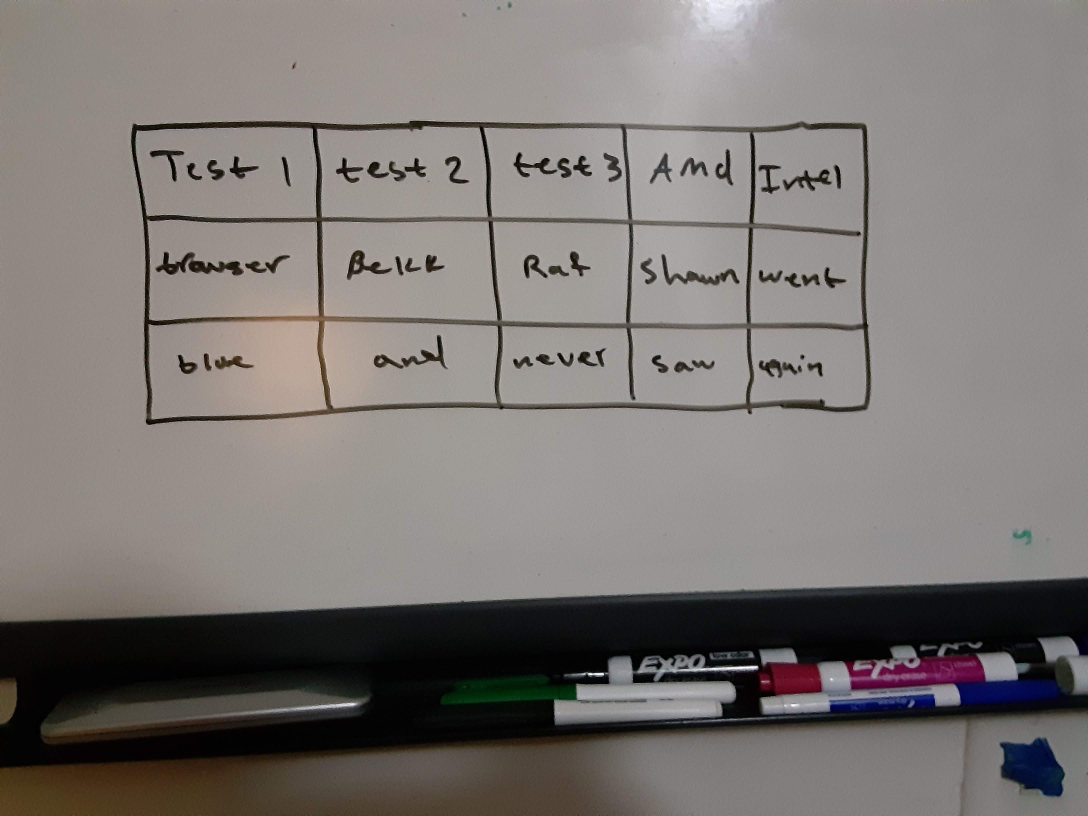
#> input picture final_project/Table.jpg, 3264 x 2448 px, found by its file name (shown at 1/3 size)
$ jupyter execute 'Shape Detection.ipynb'
#> lines starting #> are read from the running program, lines starting #| are printed output that depends on the picture; after the words box and inside, x2 and y2 are one past the last pixel; in counts of white or black regions, pixels touching at a corner belong together; long printed decimals are rounded
[cell 1]
import cv2
import imutils
import numpy as np
from matplotlib import pyplot as plt
import random
font = cv2.FONT_HERSHEY_COMPLEX

[cell 2]
def pre_process_image(img, skip_dilate=False):
    """Uses a blurring function, adaptive thresholding and dilation to expose the main features of an image."""

    # Gaussian blur with a kernal size (height, width) of 9.
    # Note that kernal sizes must be positive and odd and the kernel must be square.
    proc = cv2.GaussianBlur(img.copy(), (9, 9), 0)

    # Adaptive threshold using 11 nearest neighbour pixels
    proc = cv2.adaptiveThreshold(proc, 255, cv2.ADAPTIVE_THRESH_GAUSSIAN_C, cv2.THRESH_BINARY, 11, 2)

    # Invert colours, so gridlines have non-zero pixel values.
    # Necessary to dilate the image, otherwise will look like erosion instead.
    proc = cv2.bitwise_not(proc, proc)

    if(not skip_dilate):
        # Dilate the image to increase the size of the grid lines.
        kernel = np.array([[0., 1., 0.], [1., 1., 1.], [0., 1., 0.]])
        proc = cv2.dilate(proc, kernel)

    return proc

[cell 3]
def distance_between(p1, p2):
    """Returns the scalar distance between two points"""
    a = p2[0] - p1[0]
    b = p2[1] - p1[1]
    return np.sqrt((a ** 2) + (b ** 2))


def crop_and_warp(img, crop_rect):
    """Crops and warps a rectangular section from an image into a square of similar size."""
    img = img.copy()
    # Rectangle described by top left, top right, bottom right and bottom left points
    top_left, top_right, bottom_right, bottom_left = crop_rect[0], crop_rect[1], crop_rect[2], crop_rect[3]

    # Explicitly set the data type to float32 or `getPerspectiveTransform` will throw an error
    src = np.array([top_left, top_right, bottom_right, bottom_left], dtype='float32')

    # Get the longest side in the rectangle
    side = max([
        distance_between(bottom_right, top_right),
        distance_between(top_left, bottom_left),
        distance_between(bottom_right, bottom_left),
        distance_between(top_left, top_right)
    ])

    # Describe a square with side of the calculated length, this is the new perspective we want to warp to
    dst = np.array([[0, 0], [side - 1, 0], [side - 1, side - 1], [0, side - 1]], dtype='float32')

    # Gets the transformation matrix for skewing the image to fit a square by comparing the 4 before and after points
    m = cv2.getPerspectiveTransform(src, dst)

    # Performs the transformation on the original image
    return cv2.warpPerspective(img, m, (int(side) + 100, int(side) + 100))

[cell 4]
import operator

def find_corners(polygon):
    # Use of `operator.itemgetter` with `max` and `min` allows us to get the index of the point
    # Each point is an array of 1 coordinate, hence the [0] getter, then [0] or [1] used to get x and y respectively.

    # Bottom-right point has the largest (x + y) value
    # Top-left has point smallest (x + y) value
    # Bottom-left point has smallest (x - y) value
    # Top-right point has largest (x - y) value
    bottom_right, _ = max(enumerate([pt[0][0] + pt[0][1] for pt in polygon]), key=operator.itemgetter(1))
    top_left, _ = min(enumerate([pt[0][0] + pt[0][1] for pt in polygon]), key=operator.itemgetter(1))
    bottom_left, _ = min(enumerate([pt[0][0] - pt[0][1] for pt in polygon]), key=operator.itemgetter(1))
    top_right, _ = max(enumerate([pt[0][0] - pt[0][1] for pt in polygon]), key=operator.itemgetter(1))
    # Return an array of all 4 points using the indices
    # Each point is in its own array of one coordinate
    return [polygon[top_left][0], polygon[top_right][0], polygon[bottom_right][0], polygon[bottom_left][0]]

def find_corners_of_largest_polygon(img):
    """Finds the 4 extreme corners of the largest contour in the image."""
    contours, _ = cv2.findContours(img.copy(), cv2.RETR_EXTERNAL, cv2.CHAIN_APPROX_SIMPLE)  # Find contours
    contours = sorted(contours, key=cv2.contourArea, reverse=True)  # Sort by area, descending
    polygon = contours[0]  # Largest image
    return find_corners(polygon)

[cell 5]
img = cv2.imread("/Users/bekkblando/Documents/github/computer_vision/final_project/Table.jpg", cv2.IMREAD_GRAYSCALE)
# _, threshold = # Binary adaptive threshold using 11 nearest neighbour pixels
processed = pre_process_image(img, True)
#> in pre_process_image, `proc = cv2.adaptiveThreshold(proc, 255, cv2.ADAPTIVE_THRESH_GAUSSIAN_C..`:
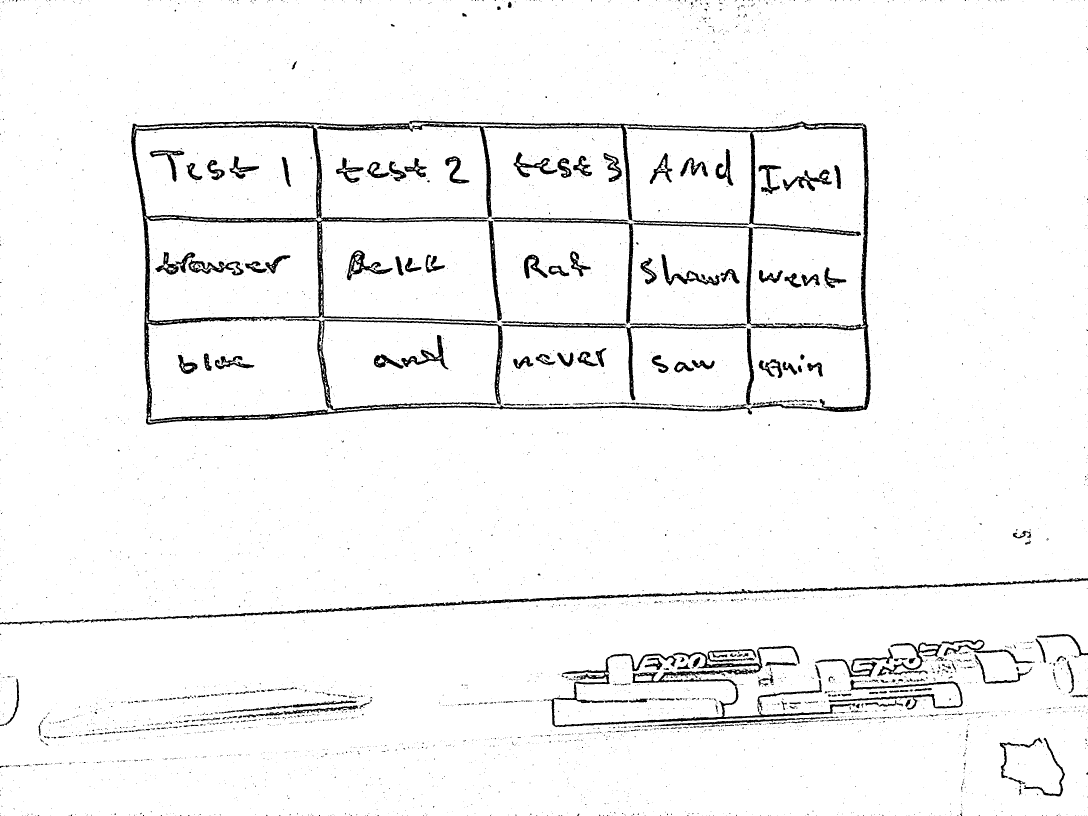
#> proc: shape (2448, 3264) (shown at 1/3 size); 95.8% white; 5365 black regions (4958 under 20 px), largest, box (x1, y1, x2, y2) and area: (393, 362, 2612, 1274) 123092, (1642, 1937, 2566, 2182) 23518, (248, 1734, 3264, 1868) 20467
ext_contours, _ = cv2.findContours(processed.copy(), cv2.RETR_EXTERNAL, cv2.CHAIN_APPROX_SIMPLE)
#> ext_contours = 4854 contours, 4604 with area under 20; largest, box (x1, y1, x2, y2) and area: (393, 362, 2612, 1274) 986013, (1642, 1937, 2566, 2182) 20840, (248, 1734, 3264, 1868) 17417, (1474, 652, 1900, 972) 6877, (1879, 969, 2240, 1201) 4794
contours, _ = cv2.findContours(processed.copy(), cv2.RETR_LIST, cv2.CHAIN_APPROX_SIMPLE)
#> contours = 6502 contours, 5965 with area under 20; largest, box (x1, y1, x2, y2) and area: (393, 362, 2612, 1274) 986013, (2103, 379, 2598, 987) 193171, (432, 647, 958, 964) 146611, (442, 952, 1011, 1270) 146508, (405, 380, 970, 666) 141786

processed = cv2.cvtColor(processed, cv2.COLOR_GRAY2RGB)

# Draw all of the contours on the image in 2px red lines
# all_contours = cv2.drawContours(processed, contours, -1, (255, 0, 0), 2)
ext_contours = sorted(ext_contours, key=cv2.contourArea, reverse=True)  # Sort by area, descending
largest = contours[0]  # Largest image
#> largest = [[3259, 2447]]
external_only = cv2.drawContours(processed, ext_contours[0], -1, (255, 0, 0), 2)

plt.imshow(processed)

# [plt.imshow(c[0], processed) for c in [('All Contours', all_contours), ('External Only', external_only)]]

[cell 6]
# [14 lines left out: function find_rectangles, not called in this run]

def draw_corners(img, corners):
    [cv2.circle(img, tuple(circle), 1, (255, 255, 0), 100) for circle in corners]

[cell 7]
img = cv2.imread('/Users/bekkblando/Documents/github/computer_vision/final_project/Table.jpg', cv2.IMREAD_GRAYSCALE)
processed = pre_process_image(img, True)
corners = find_corners_of_largest_polygon(processed)
#> in find_corners_of_largest_polygon, `contours, _ = cv2.findContours(img.copy(), cv2.RETR_EXTERNAL, cv2.CHAI..`: contours has the same summary as ext_contours outside find_corners_of_largest_polygon
#> in find_corners_of_largest_polygon, `polygon = contours[0]`: polygon = contour of 5819 points, box (x1, y1, x2, y2) (393, 362, 2612, 1274), area 986013
#> in find_corners, `bottom_right, _ = max(enumerate([pt[0][0] + pt[0][1] for pt in polygon..`: bottom_right = 4761
#> in find_corners, `top_left, _ = min(enumerate([pt[0][0] + pt[0][1] for pt in polygon]), ..`: top_left = 264
#> in find_corners, `bottom_left, _ = min(enumerate([pt[0][0] - pt[0][1] for pt in polygon]..`: bottom_left = 510
#> in find_corners, `top_right, _ = max(enumerate([pt[0][0] - pt[0][1] for pt in polygon]),..`: top_right = 5068
#> corners = [[399, 371], [2596, 375], [2597, 1229], [439, 1270]]

# See: https://gist.github.com/mineshpatel1/22e86200eee86ebe3e221343b26fc3f3#file-display_points-py
# cv2.drawContours(processed, corners, -1, (255, 0, 0), 2)
print(corners)
#| [array([399, 371], dtype=int32), array([2596,  375], dtype=int32), array([2597, 1229], dtype=int32), array([ 439, 1270], dtype=int32)]
# draw_corners(processed, corners)
corners = find_corners_of_largest_polygon(processed)
plt.imshow(processed)

[cell 8]
cropped = crop_and_warp(img, corners)
#> in crop_and_warp, `top_left, top_right, bottom_right, bottom_left = crop_rect[0], crop_re..`: top_left = [399, 371]; top_right = [2596, 375]; bottom_right = [2597, 1229]; bottom_left = [439, 1270]
#> in crop_and_warp, `src = np.array([top_left, top_right, bottom_right, bottom_left], dtype..`: src has the same summary as corners outside crop_and_warp
#> in distance_between, `a = p2[0] - p1[0]`: a = -1
#> in distance_between, `b = p2[1] - p1[1]`: b = -854
#> in crop_and_warp, `side = max([ distance_between(bottom_right, top_right), distance_betwe..`: side = 2197
#> in crop_and_warp, `dst = np.array([[0, 0], [side - 1, 0], [side - 1, side - 1], [0, side ..`: dst = [[0, 0], [2196, 0], [2196, 2196], [0, 2196]]
#> in crop_and_warp, `m = cv2.getPerspectiveTransform(src, dst)`: m = [[0.934, -0.0415, -357.1], [-0.0043, 2.36, -874.4], [-2.27e-05, -1.84e-05, 1]]
# [5 lines of commented-out code are left out]
plt.imshow(cropped)

[cell 9]
def random_color():
    rgbl = [255, 0, 0]
    random.shuffle(rgbl)
    return tuple(rgbl)
random_color()

[cell 10]
import cv2
import numpy as np

image  = cv2.imread('/Users/bekkblando/Documents/github/computer_vision/final_project/Table.jpg')
#> image is the input picture: shape (2448, 3264, 3); mean B, G, R 115.8, 118.6, 123.9
# cv2.imshow("Image", image)

gray = cv2.cvtColor(image, cv2.COLOR_BGR2GRAY)
# [31 lines of commented-out code are left out]

blur = cv2.GaussianBlur(gray, (5,5), 0)
# cv2.imshow("blur1", blur)

thresh = cv2.adaptiveThreshold(blur, 255, 1, 1, 11, 2)
# cv2.imshow("thresh1", thresh)

contours, _ = cv2.findContours(thresh, cv2.RETR_TREE, cv2.CHAIN_APPROX_SIMPLE)
#> contours = 96623 contours

c = 0
for i in contours:
    area = cv2.contourArea(i)
    if area > 2000:
        peri = cv2.arcLength(i, True)
        approx = cv2.approxPolyDP(i, 0.01 * peri, True)
        if(peri > 1000):
#             print("\n\n\n", approx, "\n\n\n")
            cv2.drawContours(image, contours, c, (0, 0, 255), 8)
    c+=1
#> this loop made 96623 passes
#> (i, area) on passes 1 to 3: ([[3145, 2447]], 0), ([[3049, 2447]], 0), ([[3045, 2447]], 0)
#> after the loop, c = 96623


plt.imshow(image)

[cell 11]
# USAGE
# python text_detection.py --image images/lebron_james.jpg --east frozen_east_text_detection.pb

# import the necessary packages
from imutils.object_detection import non_max_suppression
import numpy as np
import argparse
import time
import cv2


# load the input image and grab the image dimensions
img = cv2.imread('/Users/bekkblando/Documents/github/computer_vision/final_project/Table.jpg', cv2.IMREAD_GRAYSCALE)
processed = pre_process_image(img, True)
corners = find_corners_of_largest_polygon(processed)


# image = crop_and_warp(cv2.imread(args["image"]), corners)


# [119 lines left out: function detect_text, not called in this run]

[cell 12]
def process_and_crop(img, con):
    process = cv2.cvtColor(img.copy(), cv2.COLOR_BGR2GRAY)
    processed = pre_process_image(process, True)
    corners = find_corners_of_largest_polygon(processed)
    # convert image to gray scale image
    return crop_and_warp(con, corners)

def draw_contours(img):
    gray = cv2.cvtColor(img.copy(), cv2.COLOR_BGR2GRAY)

    blur = cv2.GaussianBlur(gray, (5,5), 0)
    # cv2.imshow("blur1", blur)

    thresh = cv2.adaptiveThreshold(blur, 255, 1, 1, 11, 2)
    # cv2.imshow("thresh1", thresh)

    contours, _ = cv2.findContours(thresh, cv2.RETR_TREE, cv2.CHAIN_APPROX_SIMPLE)
    bgr = np.zeros((img.shape[0], img.shape[1]), dtype= 'uint8')
    c = 0
    drawn = []
    for i in contours:
        area = cv2.contourArea(i)
        if area > 2000:
            peri = cv2.arcLength(i, True)
            approx = cv2.approxPolyDP(i, 0.01 * peri, True)
            if(peri > 1000):
                drawn.append(i)
                cv2.drawContours(bgr, contours, c, (255, 0, 0), 5)
        c+=1
    return [bgr, drawn]

[cell 13]
# [6 lines left out: function get_lines_p, not called in this run]

def get_lines(img):
    edges = cv2.Canny(img, 100, 200, apertureSize = 3, L2gradient = True)

    lines = cv2.HoughLines(edges,1,np.pi/180,50)
    lines = [line[0] for line in lines]
    return lines

def clean_lines_using_text(img, lines):
    horz, vert = get_lines(img)

[cell 14]
img = cv2.imread("/Users/bekkblando/Documents/github/computer_vision/final_project/CleanTable.jpeg")
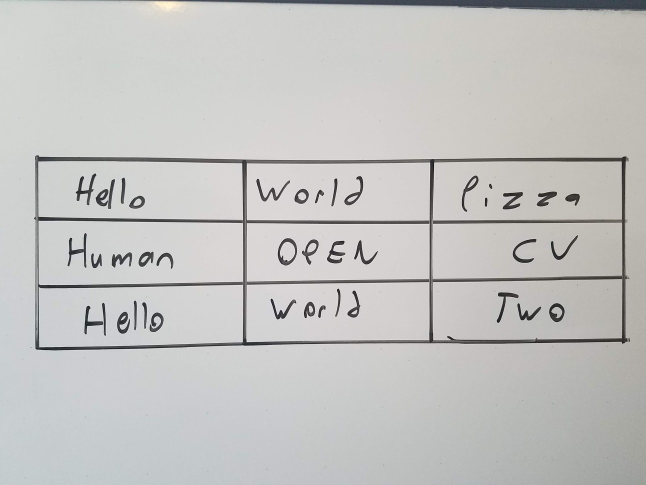
#> input picture final_project/CleanTable.jpeg, 1292 x 969 px, found by its file name (shown at 1/2 size)
#> img is the input picture: shape (969, 1292, 3); mean B, G, R 193.3, 194.8, 195.3

# Draw the countours
con, contours = draw_contours(img.copy())
#> in draw_contours, `contours, _ = cv2.findContours(thresh, cv2.RETR_TREE, cv2.CHAIN_APPROX..`: contours = 602 contours, 529 with area under 20; largest, box (x1, y1, x2, y2) and area: (68, 310, 1260, 701) 439012, (862, 321, 1247, 685) 131669, (491, 323, 862, 686) 126900, (76, 440, 488, 571) 51168, (76, 568, 488, 696) 48228
#> the loop in draw_contours, `for i in contours:` made 602 passes
#> (area, peri, approx) on passes 301, 304, 327: (439012.5, 3228.9, [[70, 312], [72, 698], [1255, 681], [1252, 313]]), (48228, 1068.9, [[487, 570], [484, 686], [77, 694], [77, 573]]), (51168.5, 1085.5, [[76, 441], [485, 444], [487, 567], [79, 570]])
#> after the loop in draw_contours, `for i in contours:`:
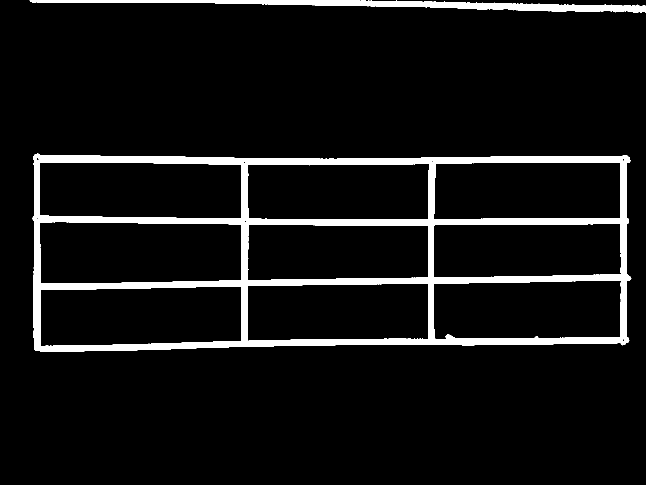
#> bgr: shape (969, 1292) (shown at 1/2 size); 7.1% white; 2 white regions
#> after the loop in draw_contours, `for i in contours:`: c = 602; drawn = 7 contours; box (x1, y1, x2, y2) and area: (68, 310, 1260, 701) 439012, (862, 321, 1247, 685) 131669, (491, 323, 862, 686) 126900, (76, 440, 488, 571) 51168, (76, 568, 488, 696) 48228, (75, 321, 487, 444) 47028, (62, 0, 1292, 22) 4568
#> contours has the same summary as drawn in draw_contours
# cv2.drawContours(img, contours, -1, (255, 255, 255), 40)
plt.imshow(con)
plt.show()
# Pre Process and Crop the Image
cropped = process_and_crop(img, con)
#> in find_corners_of_largest_polygon (call 4), `contours, _ = cv2.findContours(img.copy(), cv2.RETR_EXTERNAL, cv2.CHAI..`: contours = 89 contours, 87 with area under 20; largest, box (x1, y1, x2, y2) and area: (68, 310, 1261, 701) 438934, (78, 0, 1292, 22) 5002
#> in process_and_crop, `corners = find_corners_of_largest_polygon(processed)`: corners = [[71, 311], [1256, 316], [1259, 683], [71, 698]]
plt.imshow(cropped)
plt.show()
# [7 lines of commented-out code are left out]

new_img = process_and_crop(img, img)
lines = get_lines(cropped)
#> in get_lines, `edges = cv2.Canny(img, 100, 200, apertureSize = 3, L2gradient = True)`:
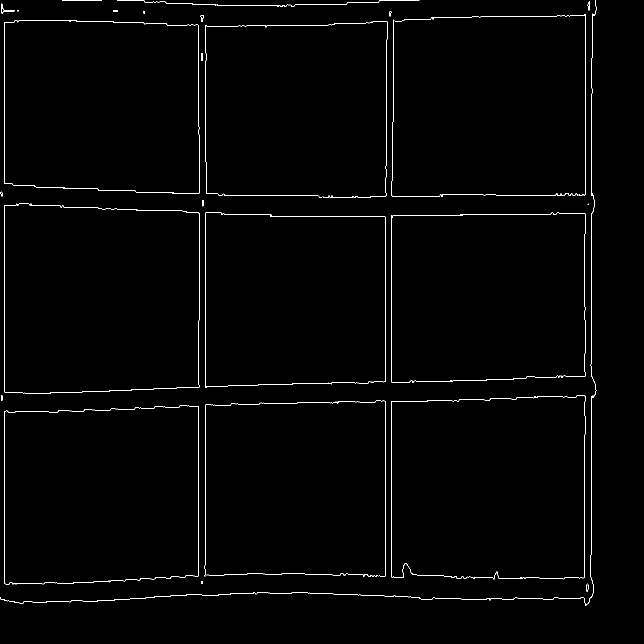
#> edges: shape (1288, 1288) (shown at 1/2 size); 1% white in thin lines or dots, all inside (x1, y1, x2, y2) = (0, 0, 1193, 1212)
#> in get_lines, `lines = cv2.HoughLines(edges,1,np.pi/180,50)`: lines = 342 rows, first 8: [397, 0], [1182, 0], [9, 0], [410, 0], [1170, 0], [782, 0], [770, 0], [1168, 0]
#> in get_lines, `lines = [line[0] for line in lines]`: lines = 342 pairs, first value -1178 to 1232, second value 0 to 3.12
line_length = cropped.shape[0]
vertices = []
for rho,theta in lines:
    if(theta < .001 or abs(theta - np.pi/2) < .001):
        a = np.cos(theta)
        b = np.sin(theta)
        x0 = a*rho
        y0 = b*rho
        vertices.append((x0, y0))
#> this loop made 342 passes
#> (rho, theta, a, b, x0, y0) on passes 1 to 4: (397, 0, 1, 0, 397, 0), (1182, 0, 1, 0, 1182, 0), (9, 0, 1, 0, 9, 0), (410, 0, 1, 0, 410, 0)
#> after the loop, vertices = 40 pairs, first value -5.25e-05 to 1182, second value 0 to 1202
_vertices = vertices.copy()

for v in vertices:
    for j in _vertices:
        if(v != j and distance_between(v, j) < 160 and j in vertices):
            vertices.remove(j)
#> this loop made 7 passes
#> v on passes 4 to 7: (782, 0), (-1.87e-05, 428), (-5.05e-05, 1155), (-3.51e-05, 803)

# draw_corners(new_img, vertices)

plt.imshow(new_img)
# Get words first try
# Use the words and the lines to evaluate

[cell 15]
print(distance_between(vertices[-2], vertices[-1]))
#| 352.000

[cell 16]
y_lines = sorted([vertice[1] for vertice in vertices if vertice[0] < 5])
x_lines = sorted([vertice[0] for vertice in vertices if vertice[1] < 5])

table = []
row = 0
for y_window in range(len(y_lines) - 1):
    table.append([])
    for x_window in range(len(x_lines) - 1):
        # Rectangle described by top left, top right, bottom right and bottom left points
        corners = [(x_lines[x_window], y_lines[y_window]), (x_lines[x_window + 1], y_lines[y_window]), (x_lines[x_window + 1], y_lines[y_window + 1]), (x_lines[x_window], y_lines[y_window + 1])]
        table[row].append(crop_and_warp(new_img, corners))
    row = row + 1
#> this loop made 2 passes
# plt.imshow(new_img)
# plt.show()

[cell 17]
y_lines
#> Out = [428, 803, 1155]

[cell 18]
import pytesseract
for row in table:
    for cell in row:
        print(cell.shape)
        plt.imshow(cell)
        plt.show()
#> this loop made 2 passes
#| (488, 488, 3)
#| (485, 485, 3)
#| (500, 500, 3)
#> (further printed lines are left out)
#> pass 2, `plt.show()`:
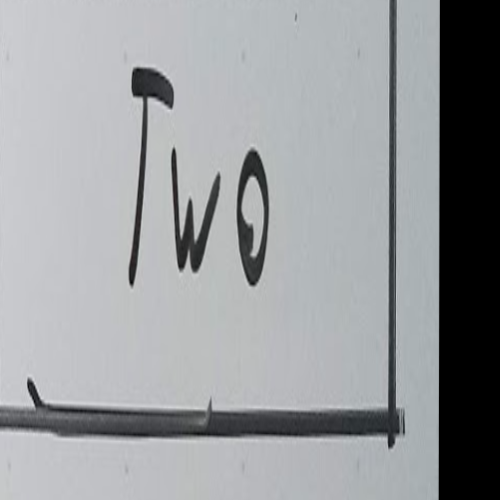
#> shown: shape (500, 500, 3); mean R, G, B 153, 155.4, 158
# [5 lines of commented-out code are left out]

[cell 19]
from SimpleHTR.src.main import predict

[cell 20]
print(table[0][0].shape)
#| (488, 488, 3)

[cell 21]
import tensorflow as tf
tf.reset_default_graph()
#> (this line was passed over: tensorflow is not available in this run)
predict(cv2.cvtColor(table[0][0], cv2.COLOR_BGR2GRAY))
#> (this line was passed over: SimpleHTR is not available in this run)
